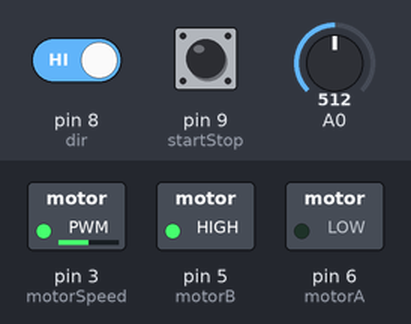
A sketch run on a simulated Arduino Uno, built with avr-gcc and run on an emulated ATmega328P. On the bench: switched loads named in the sketch (green lamp = pin HIGH). Dashed ring = blinking. The inputs (shaded band) are chosen by the test bench; at power-on: pin 8 (dir) HIGH, A0 = 512, pin 9 (startStop) HIGH.

Above: at 1.7 s.
1.8 s: pin 8 (dir) driven LOW
At 2.26 s:
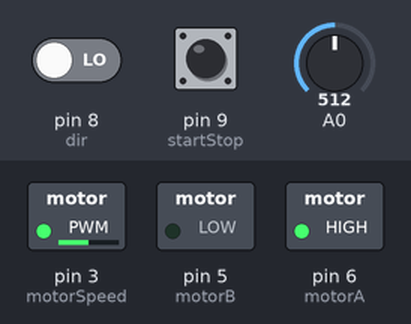
4.8 s: A0 set to 716
At 5.88 s:
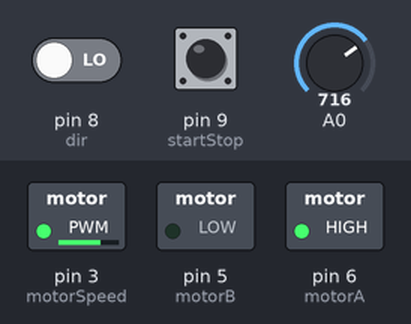
7.8 s: pin 9 (startStop) pulled LOW for 3.2 s
12.9 s: pin 9 (startStop) pulled LOW for 0.15 s
At 13.13 s:
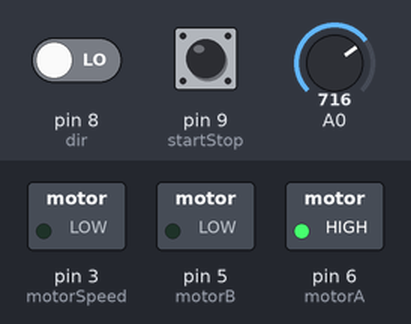
15.9 s: A0 set to 900
At 16.45 s:
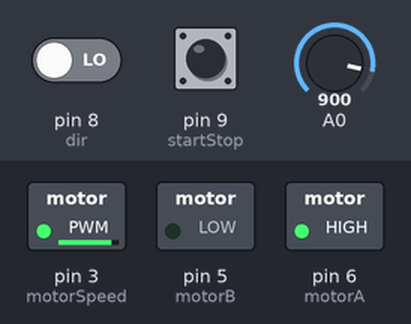
18.9 s: A0 set to 0
Timing chart, 0 to 19.4 s (numbered marks = the images above; inputs shaded):
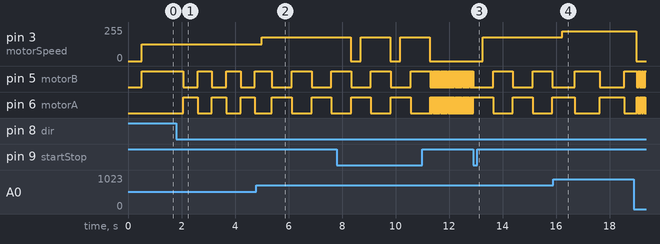

The sketch:

motorIC.ino
```cpp
int motorA = 6;
int motorB = 5;
int motorSpeed = 3;
int startStop = 9;
int dir = 8;

boolean clockWise = true;
boolean isStarted = true;

int selectedSpeed = 255;


void speedUp(int s){
  for (int i=0; i <= s; i++){
    analogWrite(motorSpeed, i);
    delay(2);
  }
}

void slowDown(int s){
  for (int i=s; i >= 0; i--){
    analogWrite(motorSpeed, i);
    delay(2);
  }
}

void changeDirection(){
  if (isStarted) slowDown(selectedSpeed);
  clockWise = !clockWise;
  setDirection();
  if (isStarted) speedUp(selectedSpeed);
}

void setDirection(){
  if (clockWise) {
    digitalWrite(motorB, HIGH);
    digitalWrite(motorA, LOW);
  }
  else {
    digitalWrite(motorB, LOW);
    digitalWrite(motorA, HIGH);
  }
}
void setup() {
  pinMode(motorA, OUTPUT);
  pinMode(motorB, OUTPUT);
  pinMode(startStop, INPUT);
  pinMode(dir, INPUT);
//  analogWrite(motorSpeed, selectedSpeed);
  speedUp(selectedSpeed);
  setDirection();
}


void loop() {


  if (digitalRead(dir) == LOW){
    changeDirection();
  }

  if (digitalRead(startStop) == LOW){
    if (isStarted){
      slowDown(selectedSpeed);
    }
    else {
      speedUp(selectedSpeed);
    }
    isStarted = !isStarted;

  }


  if (isStarted) {
    int a = analogRead(0);
    selectedSpeed = map(a, 0, 1023, 0, 255);
    analogWrite(motorSpeed, selectedSpeed);
  }


  delay(20);

}
```

Measured:
- after the input at 1.8 s, pin 5 (motorB), pin 6 (motorA): alternates HIGH for 0.54 s and LOW for 0.54 s, starting after 0.26 s
- after the input at 4.8 s, pin 3 (motorSpeed): 127/255 → 178/255 after 0.20 s
- after the input at 12.9 s, pin 3 (motorSpeed): 0/255 → 178/255 after 0.36 s; pin 5 (motorB), pin 6 (motorA): alternates HIGH for 0.74 s and LOW for 0.74 s, starting after 0.74 s
- after the input at 15.9 s, pin 3 (motorSpeed): 178/255 → 224/255 after 0.33 s
